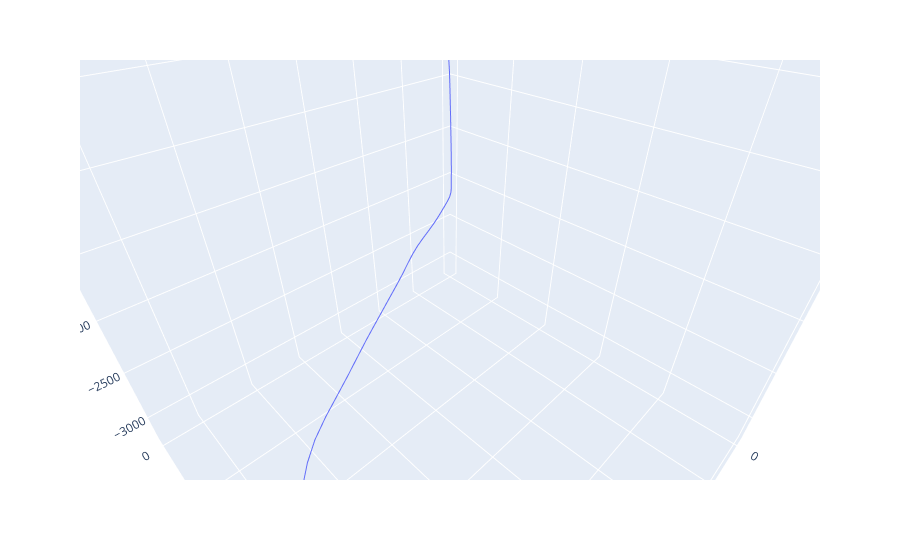

Here is the notebook cell this chart was saved with:
### Code cell
fig_14 = px.line_3d(df_all_wells[df_all_wells['Well']=='F-14'], 'dispns', 'dispew', 'neg_tvd')
fig_14.show()
